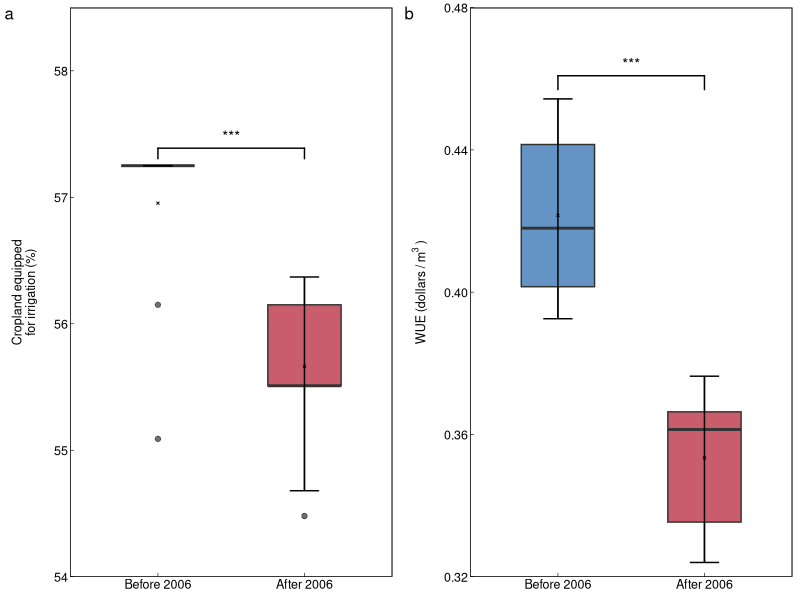
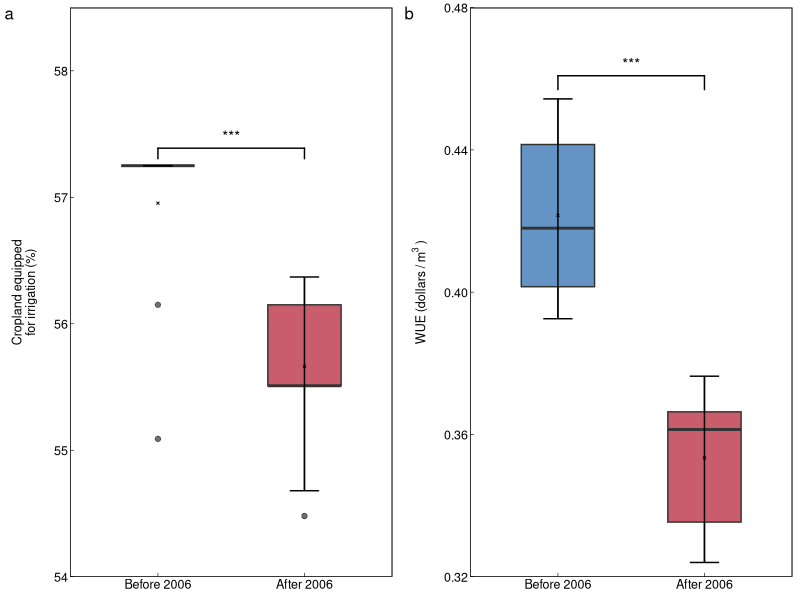

Source code (R) for these figures, in order:
# Working space
setwd("your path")

# Packages
library(tidyverse)
library(readxl)
library(ggplot2)
library(ggsignif)
library(ggpubr)
library(patchwork)

# Load data
raw_data <- read_excel("./Data/Data_Statistics.xlsx")

data_irrigation <- raw_data %>% 
  select(year, DPRK_LandAreaEquippedForIrrigation, DPRK_IrrigatedAgricultureWaterUseEfficiency) %>% 
  filter(year >= 1995)

# Function for Wilcoxon test and boxplot
create_boxplot <- function(df, var, y_label, y_limits, filename) {
  df_plot <- df %>% 
    mutate(period = if_else(year < 2006, "Before 2006", "After 2006")) %>% 
    select(period, value = {{ var }}) %>% 
    drop_na()
  
  # Perform Wilcoxon test
  test_result <- wilcox.test(value ~ period, data = df_plot)
  print(paste("Wilcoxon test p-value for", deparse(substitute(var)), ":", test_result$p.value))
  
  # Create boxplot
  p <- ggplot(df_plot, aes(x = factor(period, levels = c("Before 2006", "After 2006")), y = value)) +
    geom_boxplot(fill = c("#2166ac", "#b2182b"), alpha = 0.7, width = 0.5) +
    stat_boxplot(geom = 'errorbar', width = 0.2, size = 0.5, color = 'black') +
    stat_summary(fun = mean, geom = 'point', shape = 4, color = 'black', size = 0.5) +
    geom_signif(comparisons = list(c("Before 2006", "After 2006")), test = "wilcox.test", map_signif_level = TRUE) +
    ylab(y_label) +
    theme_bw() +
    theme(
      panel.background = element_rect(colour = "black", size = 0.5),
      panel.grid = element_blank(),
      axis.title = element_text(size = 9),
      axis.title.x = element_blank(),
      axis.title.y = element_text(margin = margin(1, 1, 1, 1, "mm")),
      axis.ticks.length = unit(-0.1, "cm"),
      axis.ticks = element_line(color = "black", size = 0.2),
      axis.text = element_text(size = 9, color = "black"),
      axis.text.x = element_text(margin = margin(0.5, 0.5, 0.5, 0.5, "mm")),
      axis.text.y = element_text(margin = margin(0.5, 0.5, 0.5, 0.5, "mm"))
    ) +
    scale_y_continuous(limits = y_limits, expand = c(0, 0))
  
  return(p)
}

# Plot: Cropland equipped for irrigation
p1 <- create_boxplot(
  data_irrigation,
  DPRK_LandAreaEquippedForIrrigation,
  "Cropland equipped\nfor irrigation (%)",
  c(54, 58.5),
  "Fig2_irrigation.png"
)

# Plot: Irrigated agriculture water use efficiency
p2 <- create_boxplot(
  data_irrigation,
  DPRK_IrrigatedAgricultureWaterUseEfficiency,
  expression("WUE (dollars /"~m^3~")"),
  c(0.32, 0.48),
  "Fig2_wue.png"
)

# Combine and export
combined_plot <- ggarrange(p1, p2, ncol = 2, labels = "auto", align = "v",
                           font.label = list(size = 12, color = "black", face = "plain"))
combined_plot

# Save 
ggsave("Fig. S19_SignificantTesting.png", plot = combined_plot, height = 5, width = 12, units = "cm", dpi = 600)
